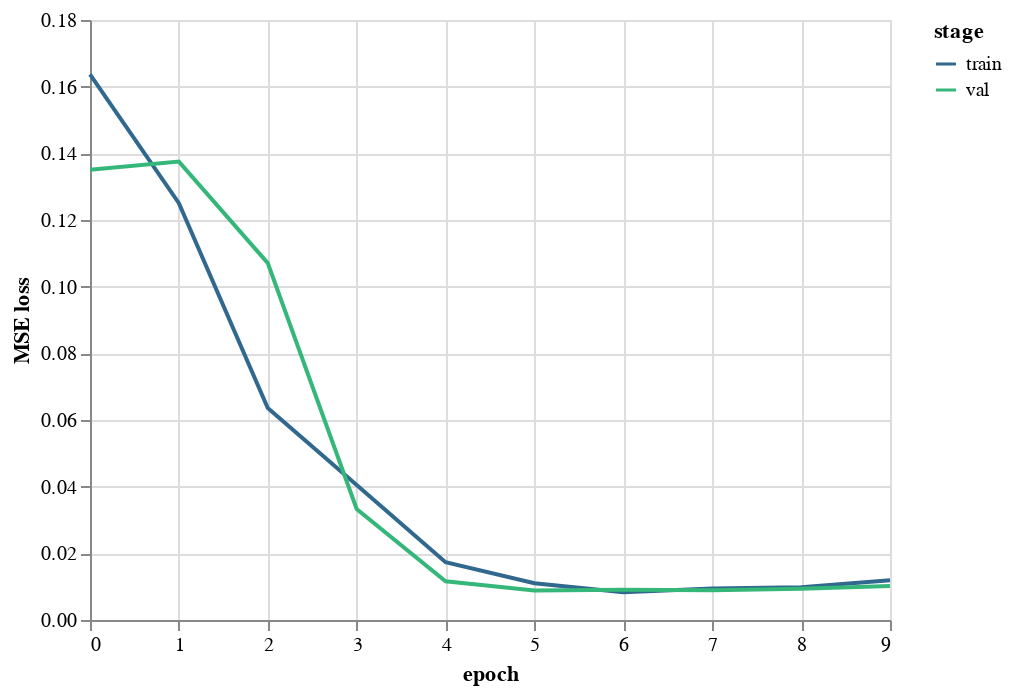

The notebook cell saved with this chart:
### Markdown cell above
## MSE plot

### Code cell
alt.Chart(
    pd.read_csv(
        'res.csv'
    ).reset_index(
    ).rename(
        {'index': 'epoch'},
        axis='columns'
    ).melt(
        id_vars=['epoch'],
        value_vars=['train', 'val'],
        var_name='stage',
        value_name='MSE loss'
    )
).mark_line(
).encode(
    x='epoch:Q',
    y='MSE loss:Q',
    color=alt.Color(
        'stage',
        scale=alt.Scale(
            scheme='viridis'
        )
    )
)

### Figure 1 — Vega-Lite specification as saved in the notebook (floating-point values rounded to 4 significant figures)
{"config": {"view": {"continuousWidth": 400, "continuousHeight": 300}}, "data": {"name": "data-fec4b03b20b22c30ee23245cf6c9e5d1"}, "mark": "line", "encoding": {"color": {"field": "stage", "scale": {"scheme": "viridis"}, "type": "nominal"}, "x": {"field": "epoch", "type": "quantitative"}, "y": {"field": "MSE loss", "type": "quantitative"}}, "$schema": "https://vega.github.io/schema/vega-lite/v4.17.0.json", "datasets": {"data-fec4b03b20b22c30ee23245cf6c9e5d1": [{"epoch": 0, "stage": "train", "MSE loss": 0.1637}, {"epoch": 1, "stage": "train", "MSE loss": 0.1251}, {"epoch": 2, "stage": "train", "MSE loss": 0.06361}, {"epoch": 3, "stage": "train", "MSE loss": 0.0405}, {"epoch": 4, "stage": "train", "MSE loss": 0.01735}, {"epoch": 5, "stage": "train", "MSE loss": 0.01101}, {"epoch": 6, "stage": "train", "MSE loss": 0.008339}, {"epoch": 7, "stage": "train", "MSE loss": 0.009431}, {"epoch": 8, "stage": "train", "MSE loss": 0.009805}, {"epoch": 9, "stage": "train", "MSE loss": 0.01195}, {"epoch": 0, "stage": "val", "MSE loss": 0.1351}, {"epoch": 1, "stage": "val", "MSE loss": 0.1375}, {"epoch": 2, "stage": "val", "MSE loss": 0.1071}, {"epoch": 3, "stage": "val", "MSE loss": 0.0333}, {"epoch": 4, "stage": "val", "MSE loss": 0.0116}, {"epoch": 5, "stage": "val", "MSE loss": 0.008836}, {"epoch": 6, "stage": "val", "MSE loss": 0.009064}, {"epoch": 7, "stage": "val", "MSE loss": 0.008943}, {"epoch": 8, "stage": "val", "MSE loss": 0.009398}, {"epoch": 9, "stage": "val", "MSE loss": 0.0102}]}}
